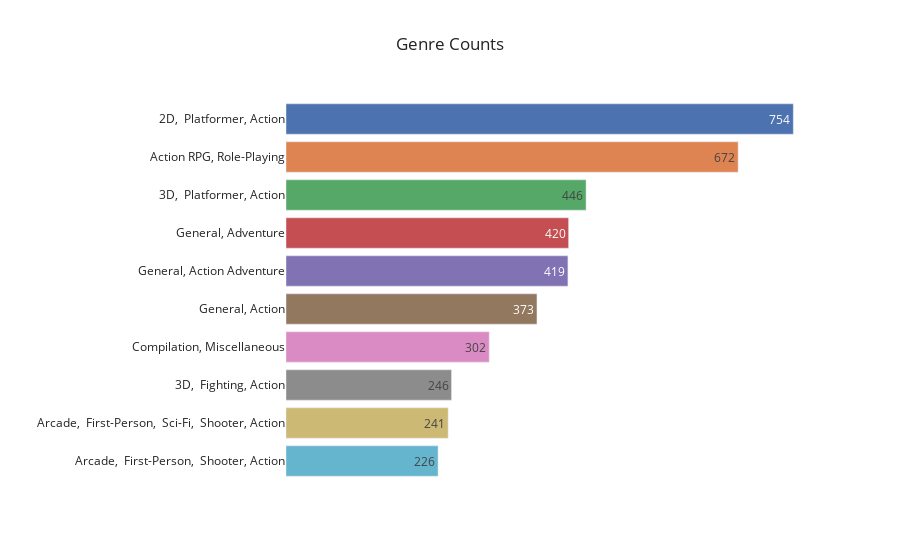

This figure's notebook cell:
### Markdown cell above
#### Genre Counts

### Code cell
genre_counts = pd.DataFrame(pd.DataFrame(genre_norepeat).value_counts()).rename(columns={0:'counts'})\
                                                                                .reset_index().rename(columns={0:'genre'})
top_genres = pd.DataFrame(genre_counts[:10])
fig = px.bar(top_genres, x = 'counts', y='genre', orientation = 'h', title = 'Genre Counts', color = 'genre', 
             template = 'seaborn', text = 'counts')
fig.update_layout(title_x = .5, showlegend = False, yaxis =dict(showgrid=False, title=dict(text='')), 
                  xaxis =dict(showgrid=False, showticklabels=False, title=dict(text ='')), 
                  plot_bgcolor='white')

### Figure 1 — Plotly figure (JSON) as saved in the notebook; plotly's stock layout.template omitted (floating-point values rounded to 4 significant figures)
{"data": [{"alignmentgroup": "True", "hovertemplate": "genre=%{y}<br>counts=%{text}<extra></extra>", "legendgroup": "2D,  Platformer, Action", "marker": {"color": "rgb(76,114,176)", "pattern": {"shape": ""}}, "name": "2D,  Platformer, Action", "offsetgroup": "2D,  Platformer, Action", "orientation": "h", "showlegend": true, "text": [754], "textposition": "auto", "type": "bar", "x": [754], "xaxis": "x", "y": ["2D,  Platformer, Action"], "yaxis": "y"}, {"alignmentgroup": "True", "hovertemplate": "genre=%{y}<br>counts=%{text}<extra></extra>", "legendgroup": "Action RPG, Role-Playing", "marker": {"color": "rgb(221,132,82)", "pattern": {"shape": ""}}, "name": "Action RPG, Role-Playing", "offsetgroup": "Action RPG, Role-Playing", "orientation": "h", "showlegend": true, "text": [672], "textposition": "auto", "type": "bar", "x": [672], "xaxis": "x", "y": ["Action RPG, Role-Playing"], "yaxis": "y"}, {"alignmentgroup": "True", "hovertemplate": "genre=%{y}<br>counts=%{text}<extra></extra>", "legendgroup": "3D,  Platformer, Action", "marker": {"color": "rgb(85,168,104)", "pattern": {"shape": ""}}, "name": "3D,  Platformer, Action", "offsetgroup": "3D,  Platformer, Action", "orientation": "h", "showlegend": true, "text": [446], "textposition": "auto", "type": "bar", "x": [446], "xaxis": "x", "y": ["3D,  Platformer, Action"], "yaxis": "y"}, {"alignmentgroup": "True", "hovertemplate": "genre=%{y}<br>counts=%{text}<extra></extra>", "legendgroup": "General, Adventure", "marker": {"color": "rgb(196,78,82)", "pattern": {"shape": ""}}, "name": "General, Adventure", "offsetgroup": "General, Adventure", "orientation": "h", "showlegend": true, "text": [420], "textposition": "auto", "type": "bar", "x": [420], "xaxis": "x", "y": ["General, Adventure"], "yaxis": "y"}, {"alignmentgroup": "True", "hovertemplate": "genre=%{y}<br>counts=%{text}<extra></extra>", "legendgroup": "General, Action Adventure", "marker": {"color": "rgb(129,114,179)", "pattern": {"shape": ""}}, "name": "General, Action Adventure", "offsetgroup": "General, Action Adventure", "orientation": "h", "showlegend": true, "text": [419], "textposition": "auto", "type": "bar", "x": [419], "xaxis": "x", "y": ["General, Action Adventure"], "yaxis": "y"}, {"alignmentgroup": "True", "hovertemplate": "genre=%{y}<br>counts=%{text}<extra></extra>", "legendgroup": "General, Action", "marker": {"color": "rgb(147,120,96)", "pattern": {"shape": ""}}, "name": "General, Action", "offsetgroup": "General, Action", "orientation": "h", "showlegend": true, "text": [373], "textposition": "auto", "type": "bar", "x": [373], "xaxis": "x", "y": ["General, Action"], "yaxis": "y"}, {"alignmentgroup": "True", "hovertemplate": "genre=%{y}<br>counts=%{text}<extra></extra>", "legendgroup": "Compilation, Miscellaneous", "marker": {"color": "rgb(218,139,195)", "pattern": {"shape": ""}}, "name": "Compilation, Miscellaneous", "offsetgroup": "Compilation, Miscellaneous", "orientation": "h", "showlegend": true, "text": [302], "textposition": "auto", "type": "bar", "x": [302], "xaxis": "x", "y": ["Compilation, Miscellaneous"], "yaxis": "y"}, {"alignmentgroup": "True", "hovertemplate": "genre=%{y}<br>counts=%{text}<extra></extra>", "legendgroup": "3D,  Fighting, Action", "marker": {"color": "rgb(140,140,140)", "pattern": {"shape": ""}}, "name": "3D,  Fighting, Action", "offsetgroup": "3D,  Fighting, Action", "orientation": "h", "showlegend": true, "text": [246], "textposition": "auto", "type": "bar", "x": [246], "xaxis": "x", "y": ["3D,  Fighting, Action"], "yaxis": "y"}, {"alignmentgroup": "True", "hovertemplate": "genre=%{y}<br>counts=%{text}<extra></extra>", "legendgroup": "Arcade,  First-Person,  Sci-Fi,  Shooter, Action", "marker": {"color": "rgb(204,185,116)", "pattern": {"shape": ""}}, "name": "Arcade,  First-Person,  Sci-Fi,  Shooter, Action", "offsetgroup": "Arcade,  First-Person,  Sci-Fi,  Shooter, Action", "orientation": "h", "showlegend": true, "text": [241], "textposition": "auto", "type": "bar", "x": [241], "xaxis": "x", "y": ["Arcade,  First-Person,  Sci-Fi,  Shooter, Action"], "yaxis": "y"}, {"alignmentgroup": "True", "hovertemplate": "genre=%{y}<br>counts=%{text}<extra></extra>", "legendgroup": "Arcade,  First-Person,  Shooter, Action", "marker": {"color": "rgb(100,181,205)", "pattern": {"shape": ""}}, "name": "Arcade,  First-Person,  Shooter, Action", "offsetgroup": "Arcade,  First-Person,  Shooter, Action", "orientation": "h", "showlegend": true, "text": [226], "textposition": "auto", "type": "bar", "x": [226], "xaxis": "x", "y": ["Arcade,  First-Person,  Shooter, Action"], "yaxis": "y"}], "layout": {"barmode": "relative", "legend": {"title": {"text": "genre"}, "tracegroupgap": 0}, "plot_bgcolor": "white", "showlegend": false, "title": {"text": "Genre Counts", "x": 0.5}, "xaxis": {"anchor": "y", "domain": [0, 1], "showgrid": false, "showticklabels": false, "title": {"text": ""}}, "yaxis": {"anchor": "x", "categoryarray": ["Arcade,  First-Person,  Shooter, Action", "Arcade,  First-Person,  Sci-Fi,  Shooter, Action", "3D,  Fighting, Action", "Compilation, Miscellaneous", "General, Action", "General, Action Adventure", "General, Adventure", "3D,  Platformer, Action", "Action RPG, Role-Playing", "2D,  Platformer, Action"], "categoryorder": "array", "domain": [0, 1], "showgrid": false, "title": {"text": ""}}}}
